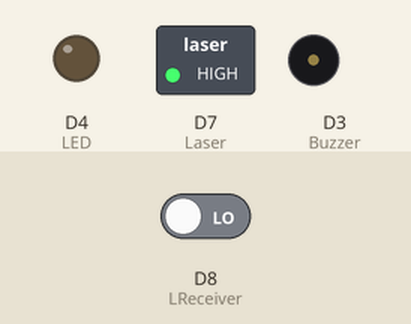
Simulated run of this sketch. Board: ESP8266 (NodeMCU). Parts: switched loads named in the sketch (green lamp = pin HIGH), output pins drawn as LEDs (lit = HIGH), buzzer (waves = sounding, pin HIGH). The inputs (shaded band) are chosen by the test bench; at power-on: D8 (LReceiver) LOW. WiFi joins after 1.5 s; servers stay silent unless stated; the local clock reads 2024-03-15 10:24:30 at power-on unless the sketch sets it; what the sketch prints to the serial monitor is not drawn.

Above: at 4.0 s.
4.1 s: D8 (LReceiver) driven HIGH
At 5.0 s:
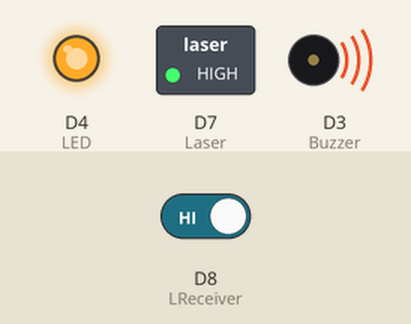
5.6 s: D8 (LReceiver) driven LOW
At 6.2 s:
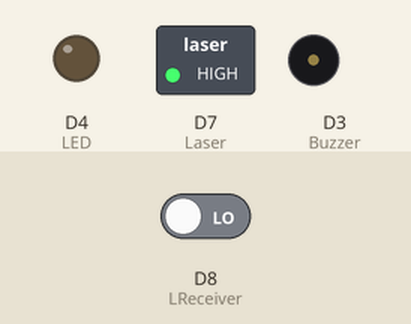
Timing chart, 0 to 8.6 s (numbered marks = the images above; inputs shaded):
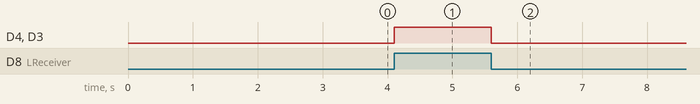

The sketch:

laserbird_conf.ino
```cpp
#include <ESP8266WiFi.h>
#include <WiFiClientSecure.h>
#include <UniversalTelegramBot.h>
#include <ArduinoJson.h>

const char* ssid = "Wegner";
const char* password = "Wegner123!";


#define BOTtoken "7104950327:AAH5cCvaVY_-5Y_6Iugm69oyADxwJESaz-A"
#define CHAT_ID "6375833499"
#define LED D4
#define Buzzer D3
#define LReceiver D8
#define Laser D7

X509List cert(TELEGRAM_CERTIFICATE_ROOT);
WiFiClientSecure client;
UniversalTelegramBot bot(BOTtoken, client);


void configurations() {
  Serial.begin(115200);
  configTime(0, 0, "pool.ntp.org");// get UTC time via NTP
  client.setTrustAnchors(&cert); // Add root certificate for api.telegram.org

  pinMode(LReceiver, INPUT);
  pinMode(LED, OUTPUT);
  pinMode(Laser, OUTPUT);
  pinMode(Buzzer, OUTPUT);
  digitalWrite(Laser, HIGH);

  WiFi.mode(WIFI_STA);
  WiFi.begin(ssid, password);
  while (WiFi.status() != WL_CONNECTED) {
    Serial.print(".");
    delay(500);
  }
  Serial.print("\nWiFi connected. IP address: ");
  Serial.println(WiFi.localIP());
  bot.sendMessage(CHAT_ID, "System is Ready", "");
  delay(1000);
}


void detects_birds();
void sendSMSAlert(const char *messageContent);

void setup() {
  configurations();
}

void loop() {
  detects_birds();
}

void sendSMSAlert(const char *messageContent)
{
  bot.sendMessage(CHAT_ID, messageContent, "");
}


void detects_birds() {
  bool value = digitalRead(LReceiver);
  Serial.println(value);
  if (value == 1) {
    digitalWrite(LED, HIGH);
    digitalWrite(Buzzer, HIGH);
    const char *message = "Warning: Birds In the farm!";
    sendSMSAlert(message);
  } else if (value == 0) {
    digitalWrite(LED, LOW);
    digitalWrite(Buzzer, LOW);
  }
}
```

Measured:
- after the input at 4.1 s, D4 (LED), D3 (Buzzer): LOW → HIGH at once
- after the input at 5.6 s, D4 (LED), D3 (Buzzer): HIGH → LOW at once
